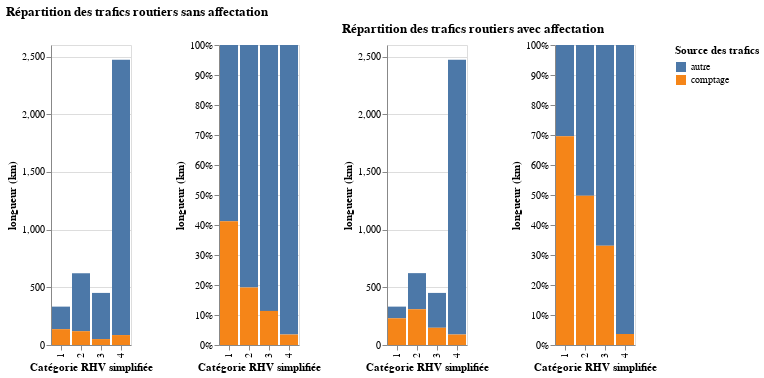

This figure's notebook cell:
### Code cell
chartComptageParCatRhv.properties(title='Répartition des trafics routiers sans affectation')|chartComptageParCatRhvAffecte.properties(title='Répartition des trafics routiers avec affectation')

### Figure 1 — Vega-Lite specification as saved in the notebook (floating-point values rounded to 4 significant figures)
{"config": {"view": {"continuousWidth": 400, "continuousHeight": 300}}, "hconcat": [{"mark": "bar", "encoding": {"color": {"type": "nominal", "field": "grp_indic", "title": "Source des trafics"}, "x": {"type": "nominal", "field": "cat_rhv_simple", "title": "Catégorie RHV simplifiée"}, "y": {"type": "quantitative", "field": "long", "title": "longueur (km)"}}}, {"mark": "bar", "encoding": {"color": {"type": "nominal", "field": "grp_indic", "title": "Source des trafics"}, "x": {"type": "nominal", "field": "cat_rhv_simple", "title": "Catégorie RHV simplifiée"}, "y": {"type": "quantitative", "axis": {"format": "%"}, "field": "long", "stack": "normalize", "title": "longueur (km)"}}}, {"hconcat": [{"mark": "bar", "encoding": {"color": {"type": "nominal", "field": "grp_indic", "title": "Source des trafics"}, "x": {"type": "nominal", "field": "cat_rhv_simple", "title": "Catégorie RHV simplifiée"}, "y": {"type": "quantitative", "field": "long", "title": "longueur (km)"}}}, {"mark": "bar", "encoding": {"color": {"type": "nominal", "field": "grp_indic", "title": "Source des trafics"}, "x": {"type": "nominal", "field": "cat_rhv_simple", "title": "Catégorie RHV simplifiée"}, "y": {"type": "quantitative", "axis": {"format": "%"}, "field": "long", "stack": "normalize", "title": "longueur (km)"}}}], "data": {"name": "data-6a10570cce3e2172891eb41b314d7f20"}, "title": "Répartition des trafics routiers avec affectation"}], "data": {"name": "data-78d9b61142c5bae8efad18fbcfe030b8"}, "title": "Répartition des trafics routiers sans affectation", "$schema": "https://vega.github.io/schema/vega-lite/v4.8.1.json", "datasets": {"data-78d9b61142c5bae8efad18fbcfe030b8": [{"cat_rhv_simple": "1", "grp_indic": "autre", "long": 195.3}, {"cat_rhv_simple": "1", "grp_indic": "comptage", "long": 137.3}, {"cat_rhv_simple": "2", "grp_indic": "autre", "long": 503.4}, {"cat_rhv_simple": "2", "grp_indic": "comptage", "long": 119.5}, {"cat_rhv_simple": "3", "grp_indic": "autre", "long": 400.1}, {"cat_rhv_simple": "3", "grp_indic": "comptage", "long": 51.31}, {"cat_rhv_simple": "4", "grp_indic": "autre", "long": 2386.0}, {"cat_rhv_simple": "4", "grp_indic": "comptage", "long": 86.18}], "data-6a10570cce3e2172891eb41b314d7f20": [{"cat_rhv_simple": "1", "grp_indic": "autre", "long": 101.2}, {"cat_rhv_simple": "1", "grp_indic": "comptage", "long": 231.4}, {"cat_rhv_simple": "2", "grp_indic": "autre", "long": 312.9}, {"cat_rhv_simple": "2", "grp_indic": "comptage", "long": 309.9}, {"cat_rhv_simple": "3", "grp_indic": "autre", "long": 302.1}, {"cat_rhv_simple": "3", "grp_indic": "comptage", "long": 149.4}, {"cat_rhv_simple": "4", "grp_indic": "autre", "long": 2381.0}, {"cat_rhv_simple": "4", "grp_indic": "comptage", "long": 90.85}]}}
